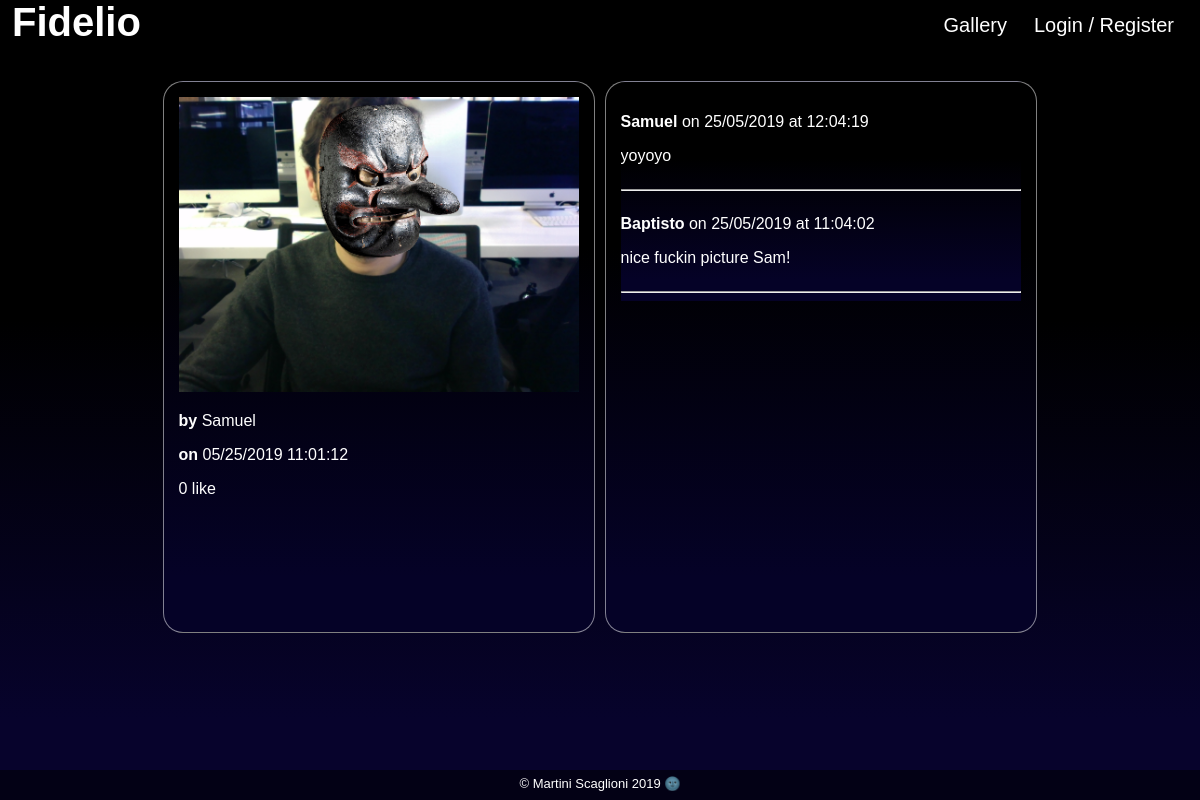
Page /index.php?view=picture&id=50 on the committed database.
### tables this page shows
CREATE TABLE `pictures` (
  `picture_id` int(11) NOT NULL,
  `user_id` int(100) NOT NULL,
  `content` text NOT NULL
);

CREATE TABLE `users` (
  `user_id` int(11) NOT NULL,
  `user_name` varchar(100) NOT NULL,
  `user_email` varchar(100) NOT NULL,
  `user_password` text NOT NULL,
  `hash` text NOT NULL,
  `account_valid` int(11) NOT NULL,
  `notifications` int(1) NOT NULL
);

CREATE TABLE `comments` (
  `id` int(11) NOT NULL,
  `picture_id` int(11) NOT NULL,
  `user_id` int(100) NOT NULL,
  `comment` text NOT NULL,
  `comment_date` datetime NOT NULL
);

### model/PictureManager.php (called while the page is built, shortened)
<?
class PictureManager extends Manager
{
    public function getPictures($picture_id)
    {
        $db = $this->dbConnect();
        if ($picture_id != '')
        {
            $pictures = $db->prepare("SELECT picture_id, user_id, content FROM pictures WHERE picture_id = '$picture_id'");
            $pictures->execute();
        }
        else
        {
            $pictures = $db->prepare('SELECT picture_id, user_id, content FROM pictures ORDER BY picture_id DESC');
            $pictures->execute();
        }
        return $pictures;
    }
}

### model/UserManager.php (called while the page is built, shortened)
<?
class UserManager extends Manager
{
    public function getUsers()
    {
        $db = $this->dbConnect();
        $req = $db->prepare("SELECT user_id, user_name, user_email, user_password, hash, account_valid, notifications FROM users ORDER BY user_id");
        $req->execute();
        return $req;
    }
}

### model/CommentManager.php (called while the page is built, shortened)
<?
class CommentManager extends Manager
{
    public function getComments()
    {
        $db = $this->dbConnect();
        $comments = $db->prepare('SELECT id, picture_id, user_id, comment, DATE_FORMAT(comment_date, \'%d/%m/%Y at %H:%i:%s\') AS comment_date_fr FROM comments ORDER BY id ASC');
        $comments->execute();
        return $comments;
    }
}

### view/pictureView.php (the view, shortened to what this page needs)
        <div class="main_nav">
            <?php
                $user = $users->fetchAll();
                $comment = $comments->fetchAll();
                $like = $likes->fetchAll();
                $pictures = $gallery->fetchAll();
                $likes_nb = 0;
                for ($i = 0; $pictures[$i]; $i++)
                {
                    if ($pictures[$i]['picture_id'] == $picture_id)
                    {
                        $img = $pictures[$i]['content'];
                        $picture_was_taken_by = $pictures[$i]['user_id'];
                    }
                }
                for ($i = 0; $user[$i]; $i++)
                {
                    if ($picture_was_taken_by == $user[$i]['user_id'])
                    {
                        $picture_author = $user[$i]['user_name'];
                    }
                }
                for ($i = 0; $like[$i]; $i++)
                {
                    if ($like[$i]['picture_id'] == $picture_id)
                    {
                        $likes_nb++;
                    }
                    if ($like[$i]['picture_id'] == $picture_id && $like[$i]['user_id'] == $loggued_user_id)
                    {
                        $user_has_liked = 1;
                    }
                }
                $date = strstr($img, ':');
                $date = substr($date, 1);
                $date = strtok($date, '.');
            ?>
            <div class="picture_view">
                <?php
                    echo '<img class="single-picture" src="pictures/snaps/'.$img.'"/>';
                ?>
                <p><strong>by </strong><?= $picture_author ?></p>
                <p><strong>on </strong><?= date('m/d/Y H:i:s', $date) ?></p>
                <?php
                    if ($likes_nb < 2)
                    {
                        echo '<p id="likes"> '.$likes_nb.' like</p>';
                    } else {
                        echo '<p id="likes"> '.$likes_nb.' likes</p>';
                    }
                ?>
            </div>
            <div class="comment_view">
                <?php
                    for ($i = 0; $comment[$i]; $i++)
                    {
                        if ($comment[$i]['picture_id'] == $picture_id)
                        {
                            $j++;
                        }
                    }
                    if ($j > 0)
                    {
                        if ($_SESSION['loggued_on_user'])
                        {
                            $section = 'comments_section';
                        } else {
                            $section = 'comments_section_full';
                        }
                ?>
                <section class="<?= $section ?>">
                    <?php
                        for ($i = 0; $comment[$i]; $i++)
                        {
                            $i++;
                        }
                        while ($i-- > 0)
                        {
                            if ($comment[$i]['picture_id'] == $picture_id)
                            {
                                for ($j = 0; $user[$j]; $j++)
                                {
                                    if ($user[$j]['user_id'] == $comment[$i]['user_id'])
                                    {
                                        $commentor = $user[$j]['user_name'];
                                    }
                                }
                    ?>
                        <div class='single_comment' style="overflow: hidden">
                            <p><strong><?= htmlspecialchars($commentor) ?></strong> on <?= $comment[$i]['comment_date_fr'] ?>
                            <p><?= nl2br(htmlspecialchars($comment[$i]['comment'])) ?></p>
                        </div>
                        <hr>
                    <?php
                            }
                        }
                    ?>
                </section>
                <?php
                    }
                    else {
                        echo '  <div class="picture_special_p">
                                    <p> No comments yet </p>
                                </div>';
                    }
                ?>
            </div>
        </div>
<?php require('view/template.php'); ?>

### public/css/style.css (style rules this page uses)
html, body { height: 100%; width: 100%; margin: 0; padding: 0; color: white; background-color: #000000; background-image: linear-gradient(180deg, #000000 40%, #07032c 90%); }
p { font-family: "Avenir",Arial,sans-serif; }
.main_nav { display: block; margin-top: 30px; margin-left: auto; margin-right: auto; width: 875px; height: 77vh; }
.picture_view { border-radius: 20px; padding: 15px; border:1px solid rgba(255, 255, 255, 0.5); background: linear-gradient(180deg, #000000 30%, #050227 90%); float: left; display: inline; width: 400px; height: 520px; }
.comment_view { border-radius: 20px; padding: 15px; border:1px solid rgba(255, 255, 255, 0.5); background: linear-gradient(180deg, #000000 30%, #050227 90%); display: inline; float: left; height: 520px; width: 400px; margin-left: 10px; }
.single-picture { width: 400px; height: 295px; }
.comments_section_full { background: linear-gradient(180deg, #000000 30%, #050227 90%); background-color: rgb(255, 255, 255, 0.1); width: 400px; max-height: 520px; float: left; overflow: hidden; overflow-y: auto; }
.single_comment { width: 100%; }

### rows in the picture
pictures: content (picture), content "05/25/2019 11:01:12"
users: user_name "Samuel"
comments: user.user_name "Samuel", comment_date_fr "25/05/2019 at 12:04:19", comment "yoyoyo"
comments: user.user_name "Baptisto", comment_date_fr "25/05/2019 at 11:04:02", comment "nice fuckin picture Sam!"

### other values in the picture
$likes_nb "0"
